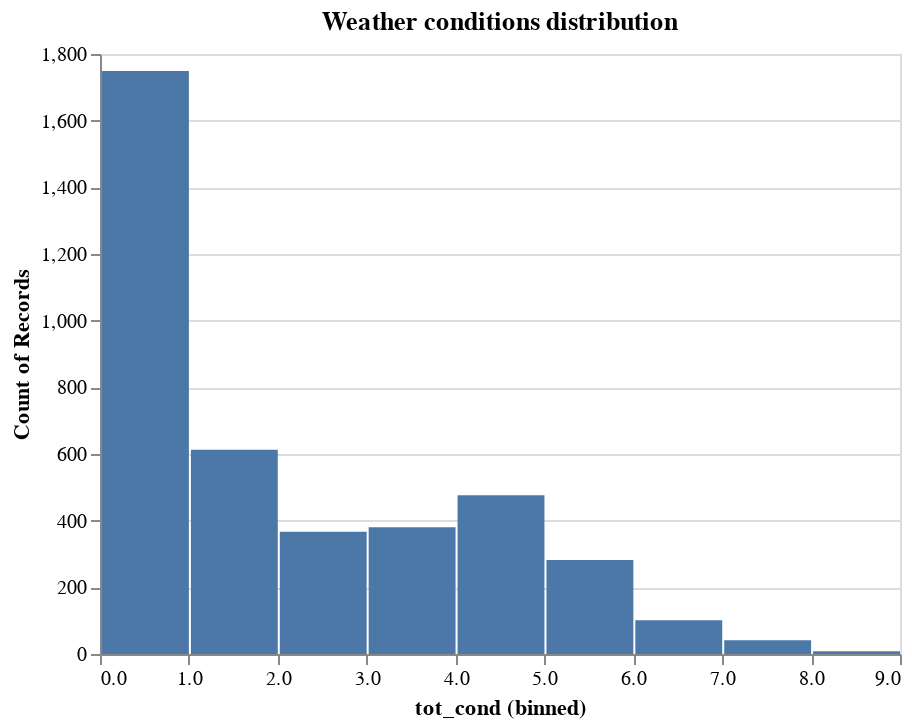

This figure's notebook cell:
### Code cell
# Visualization
alt.Chart(weather_temp_1.to_pandas()).mark_bar().encode(
    alt.X('tot_cond',bin=True),
    alt.Y('count()')
).properties(
    title='Weather conditions distribution'
)

### Figure 1 — Vega-Lite specification as saved in the notebook (floating-point values rounded to 4 significant figures; data arrays with more than 128 entries replaced by an {"elided": "..."} marker saying what was removed)
{"config": {"view": {"continuousWidth": 400, "continuousHeight": 300}}, "data": {"name": "data-ffb274479693f897819f2fa8066f62dd"}, "mark": "bar", "encoding": {"x": {"type": "quantitative", "bin": true, "field": "tot_cond"}, "y": {"type": "quantitative", "aggregate": "count"}}, "title": "Weather conditions distribution", "$schema": "https://vega.github.io/schema/vega-lite/v4.8.1.json", "datasets": {"data-ffb274479693f897819f2fa8066f62dd": {"elided": "4017 records"}}}
